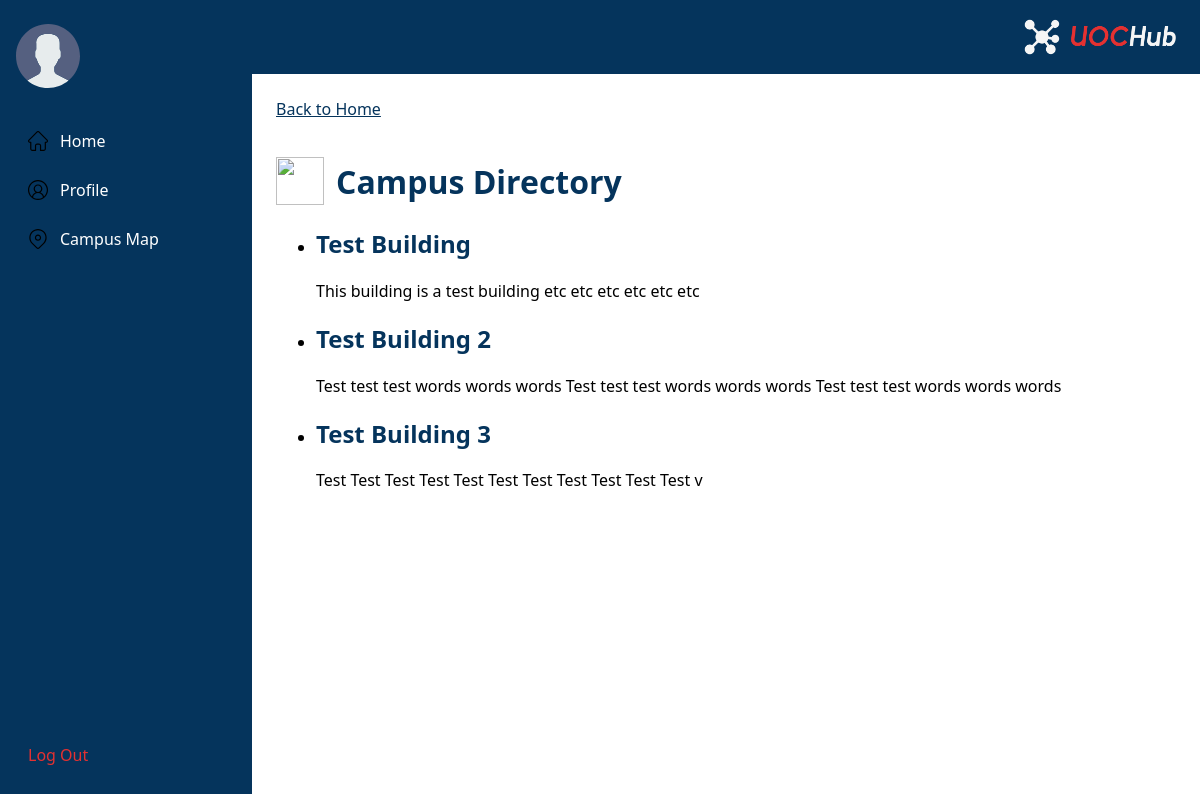
/directory/, run on an earlier commit of the app's database.
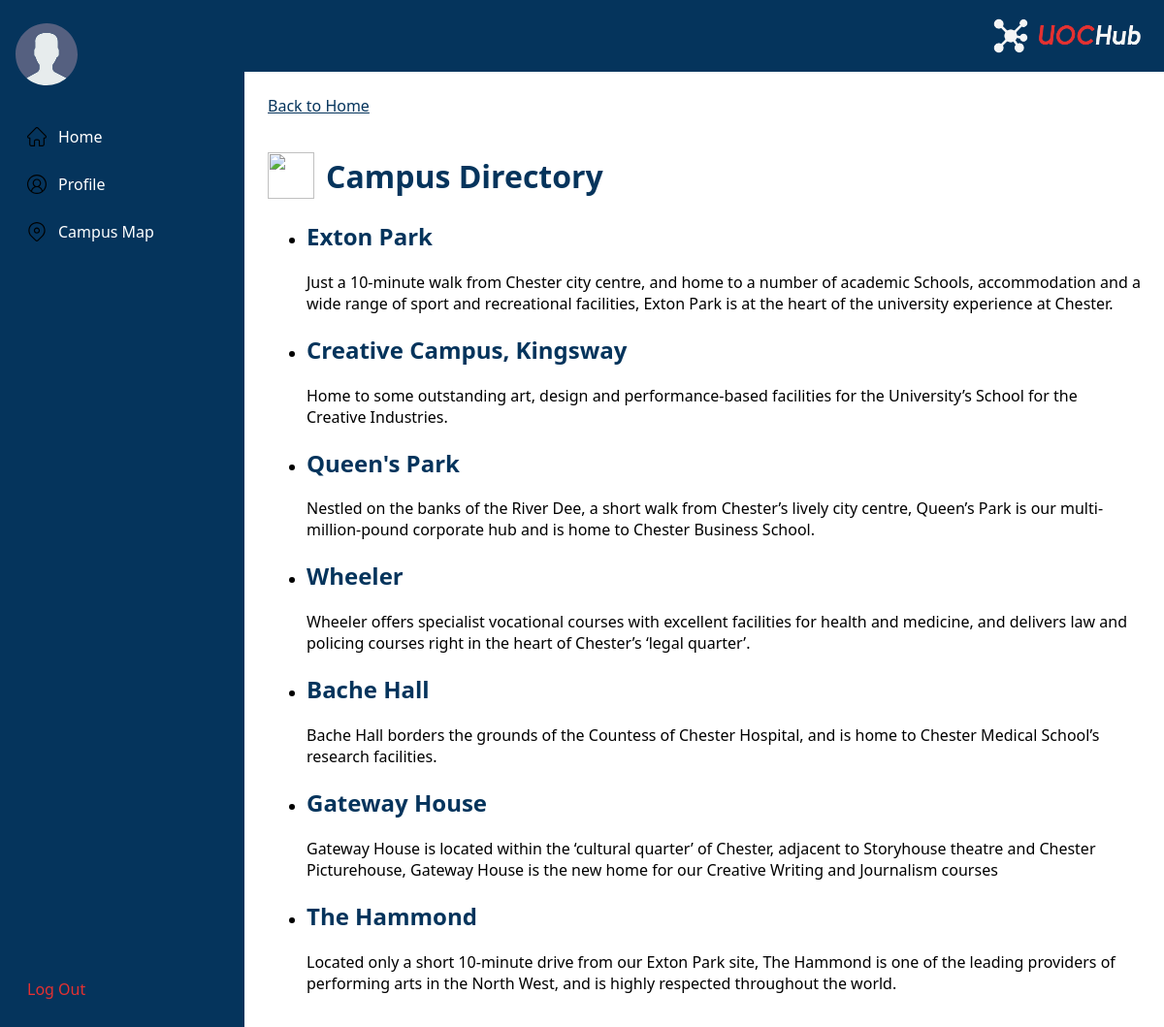
And on a later commit of the database.
### core/models.py (models this page shows, shortened)
class Building(models.Model):
    name = models.CharField(max_length=100)
    slug = models.SlugField(unique=True)
    description = models.TextField(blank=True)

### core/views.py (the view)
# urls.py: path("directory/", views.directory, name="directory"),
def directory(request):
    buildings = Building.objects.all()
    return render(
        request,
        "core/directory.html",
        {"title": "Campus Directory", "buildings": buildings},
    )

### core/templates/core/directory.html
{% extends "core/base.html" %}
{% load static %}
{% block content %}
<a class="back-link" href="{% url 'home' %}">Back to Home</a>
<h1 class="page-title">
    <img class="page-icon" src="{% static 'icons/campus-directory.svg' %}" alt="">
    Campus Directory
</h1>
{% if buildings %}
<ul>
    {% for building in buildings %}
    <li>
        <h2>{{ building.name }}</h2>
        <p>{{ building.description }}</p>
    </li>
    {% endfor %}
</ul>
{% else %}
<p>No buildings in the directory yet.</p>
{% endif %}
{% endblock %}

### core/templates/core/base.html (shortened to what this page needs)
{% load static %}
<!doctype html>
<html lang="en">
<head>
    <link rel="stylesheet" href="{% static 'styles/main.css' %}">
</head>
<body>
    <nav class="sidebar">
        <img class="avatar" src="{% static 'icons/user-dummy-pfp.svg' %}" alt="Profile picture">
        <a href="{% url 'home' %}" {% if request.resolver_match.url_name == 'home' %}class="active"{% endif %}>
            <img class="nav-icon" src="{% static 'icons/home.svg' %}" alt=""> Home
        </a>
        <a href="{% url 'profile' %}" {% if request.resolver_match.url_name == 'profile' %}class="active"{% endif %}>
            <img class="nav-icon" src="{% static 'icons/profile.svg' %}" alt=""> Profile
        </a>
        <a href="{% url 'campus-map' %}" {% if request.resolver_match.url_name == 'campus-map' %}class="active"{% endif %}>
            <img class="nav-icon" src="{% static 'icons/campus-map.svg' %}" alt=""> Campus Map
        </a>
        <form class="logout-form" method="post" action="{% url 'logout' %}">
            <button type="submit">Log Out</button>
        </form>
    </nav>
    <div class="content">
        <header class="topbar">
            <img class="logo" src="{% static 'img/logo.png' %}" alt="UOCHub">
        </header>
        <main>
            {% block content %}{% endblock %}
        </main>
    </div>
</body>
</html>

### core/static/styles/main.css (style rules this page uses)
:root { --navy: #05345c; --navy-light: #235279; --red: #e43131; --text-grey: #666; }
body { margin: 0; display: flex; min-height: 100vh; font-family: system-ui, sans-serif; }
.sidebar { width: 220px; flex-shrink: 0; display: flex; flex-direction: column; padding: 1.5rem 1rem; background: var(--navy); }
.sidebar a { display: flex; align-items: center; gap: 0.75rem; margin-bottom: 0.5rem; padding: 0.6rem 0.75rem; border-radius: 8px; color: #fff; text-decoration: none; }
.logout-form { margin-top: auto; }
.logout-form button { display: flex; align-items: center; gap: 0.75rem; width: 100%; padding: 0.6rem 0.75rem; border: none; border-radius: 8px; background: none; color: var(--red); font: inherit; text-align: left; cursor: pointer; }
.content { flex: 1; display: flex; flex-direction: column; }
.topbar { display: flex; align-items: center; justify-content: space-between; padding: 1rem 1.5rem; background: var(--navy); color: #fff; }
.logo { height: 42px; }
main { flex: 1; padding: 1.5rem; background: #fff; }
h1, h2 { color: var(--navy); }
.avatar { width: 64px; height: 64px; display: block; margin-bottom: 2rem; }
.nav-icon { width: 20px; height: 20px; }
.page-title { display: flex; align-items: center; gap: 0.75rem; }
.page-icon { width: 48px; height: 48px; }
.back-link { display: inline-block; margin-bottom: 1rem; color: var(--navy); }

What changed in the data, as far as the page shows it:
removed Building: name "Test Building", description "This building is a test building etc etc etc etc etc etc"
removed Building: name "Test Building 2", description "Test test test words words words Test test test words words words Test test test words words words"
removed Building: name "Test Building 3", description "Test Test Test Test Test Test Test Test Test Test Test v"
added Building: name "Exton Park", description "Just a 10-minute walk from Chester city centre, and home to a number of academic Schools, accommodation and a wide range of sport and recreational facilities, Exton Park is at the heart of the university experience at Chester."
added Building: name "Creative Campus, Kingsway", description "Home to some outstanding art, design and performance-based facilities for the University’s School for the Creative Industries."
added Building: name "Queen's Park", description "Nestled on the banks of the River Dee, a short walk from Chester’s lively city centre, Queen’s Park is our multi-million-pound corporate hub and is home to Chester Business School."
added Building: name "Wheeler", description "Wheeler offers specialist vocational courses with excellent facilities for health and medicine, and delivers law and policing courses right in the heart of Chester’s ‘legal quarter’."
added Building: name "Bache Hall", description "Bache Hall borders the grounds of the Countess of Chester Hospital, and is home to Chester Medical School’s research facilities."
added Building: name "Gateway House", description "Gateway House is located within the ‘cultural quarter’ of Chester, adjacent to Storyhouse theatre and Chester Picturehouse, Gateway House is the new home for our Creative Writing and Journalism courses"
added Building: name "The Hammond", description "Located only a short 10-minute drive from our Exton Park site, The Hammond is one of the leading providers of performing arts in the North West, and is highly respected throughout the world."
